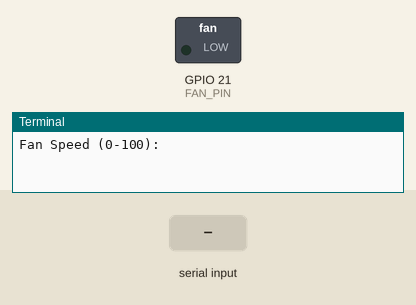
Recording of a program running on a simulated Raspberry Pi (BCM pin numbers). Parts: switched loads named in the program (green lamp = pin HIGH), the last lines printed to the terminal. Inputs (shaded band) come from the test bench. The clock reads 2024-03-15 10:24:30 at power-on unless the program sets it.

Above: at 1.2 s.
1.3 s: "5" typed at the terminal, then Enter
At 2.5 s:
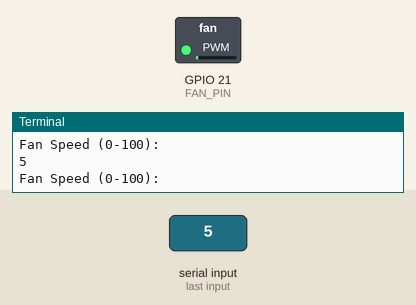
2.8 s: "90" typed at the terminal, then Enter
At 3.7 s:
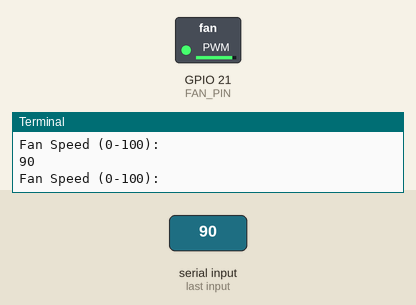
Timing chart, 0 to 5.8 s (numbered marks = the images above; inputs shaded):
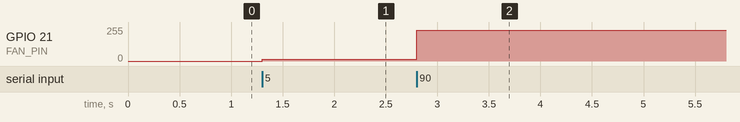

Measured:
- after the input at 1.3 s, GPIO 21 (FAN_PIN): 0/255 → 13/255 at once
- after the input at 2.8 s, GPIO 21 (FAN_PIN): 13/255 → 230/255 at once

The program:

calib_fan.py
```python
#!/usr/bin/env python3
# -*- coding: utf-8 -*-

"""Interactive fan calibration helper.

Allows typing a duty-cycle value to apply to the fan. Validates input and
cleans up GPIO on exit.
"""

from typing import Any
import logging
import signal
import sys

import RPi.GPIO as GPIO

FAN_PIN = 21
PWM_FREQ = 25


def _signal_handler(signum: int, frame: Any) -> None:
    logging.info("Received signal %s, exiting", signum)
    sys.exit(0)


def main() -> int:
    logging.basicConfig(level=logging.INFO, format="%(asctime)s %(levelname)s: %(message)s")

    GPIO.setmode(GPIO.BCM)
    GPIO.setup(FAN_PIN, GPIO.OUT, initial=GPIO.LOW)
    fan = GPIO.PWM(FAN_PIN, PWM_FREQ)
    fan.start(0)

    signal.signal(signal.SIGINT, _signal_handler)
    signal.signal(signal.SIGTERM, _signal_handler)

    try:
        while True:
            try:
                val = input("Fan Speed (0-100): ")
            except EOFError:
                break
            val = val.strip()
            if not val:
                continue
            try:
                duty = float(val)
            except ValueError:
                logging.warning("Invalid number: %s", val)
                continue
            duty = max(0.0, min(100.0, duty))
            fan.ChangeDutyCycle(int(round(duty)))

    finally:
        logging.info("Cleaning up GPIO and exiting")
        try:
            fan.ChangeDutyCycle(0)
        except Exception:
            pass
        GPIO.cleanup()

    return 0


if __name__ == "__main__":
    sys.exit(main())
```
